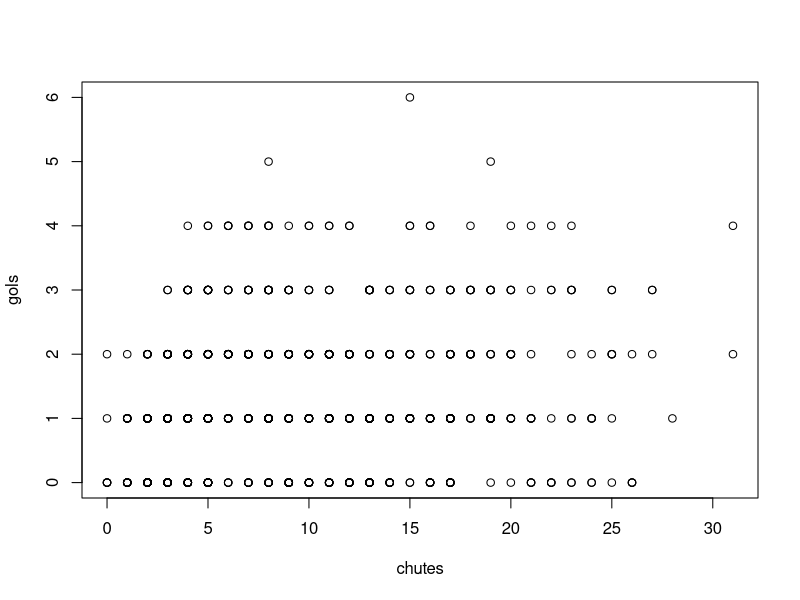
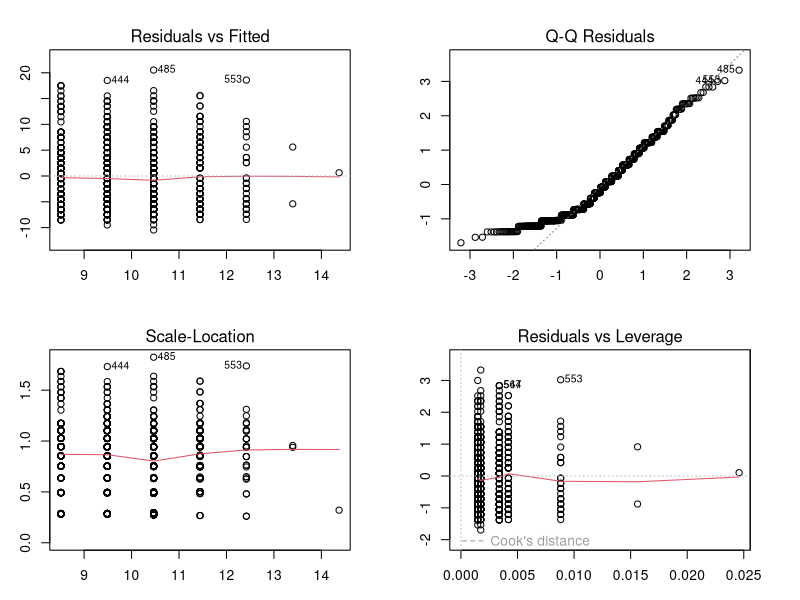
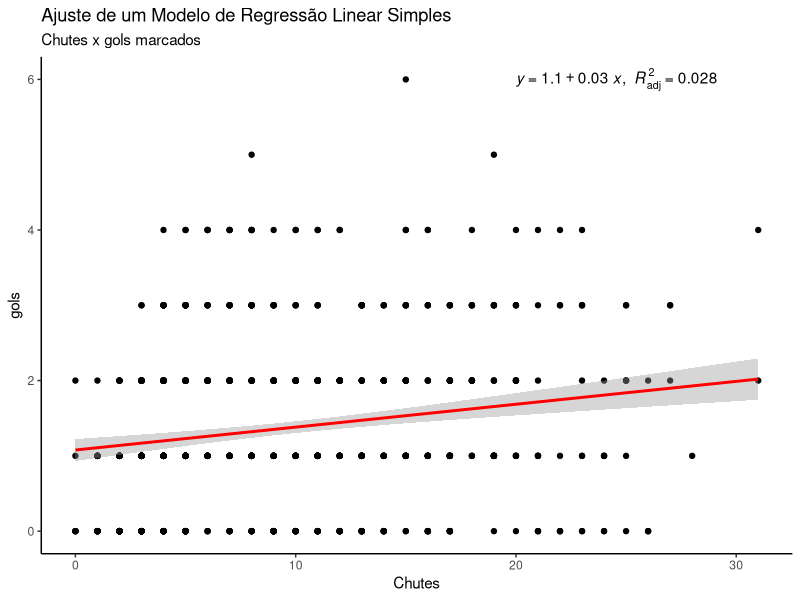

Write R code to recreate these figures, in order.
## ---- chunk 1
    library(dplyr)
    library(knitr)

    dados <- read.csv("brasileirao_serie_a.csv")

    dados_filtrados <- dados %>%
                    select(time = time_man, chutes = chutes_man, gols = gols_man) %>% 
                    filter(!is.na(chutes))

    kable(head(dados_filtrados))

## ---- chunk 2
library(ggplot2)
library(car)
library(ggpubr)

# Modelo de Regressao Linear Simples (MRLS)
mod <- lm(chutes ~ gols, data = dados_filtrados)

# Coeficientes Estimados
mod

# Inferências
summary(mod)

#Gráfico de relação
plot(dados_filtrados$chutes, dados_filtrados$gols, xlab="chutes", ylab="gols")

## Analise grafica baseada no modelo estimado
par(mfrow=c(2,2), mar=c(3,3,3,3))
plot(mod)

# Normalidade dos residuos:
shapiro.test(mod$residuals)

# Outliers nos residuos:
summary(rstandard(mod))

# Independencia dos residuos
durbinWatsonTest(mod)

dados_filtrados %>% ggplot(aes(x = chutes, y = gols)) +
  theme_classic() +
  geom_point() +
  geom_smooth(method = "lm", col = "red") +
  stat_regline_equation(aes(label = paste(..eq.label.., ..adj.rr.label..,
                                          sep = "*plain(\",\")~~")),
                        label.x = 20, label.y = 6) +
  labs(x='Chutes', y='gols',
       title='Ajuste de um Modelo de Regressão Linear Simples',
       subtitle = 'Chutes x gols marcados')

# Prevendo a quantidade de chutes para um time com 5 gols
df_chutes <- data.frame(gols = c(5))
predict(mod, df_chutes)

